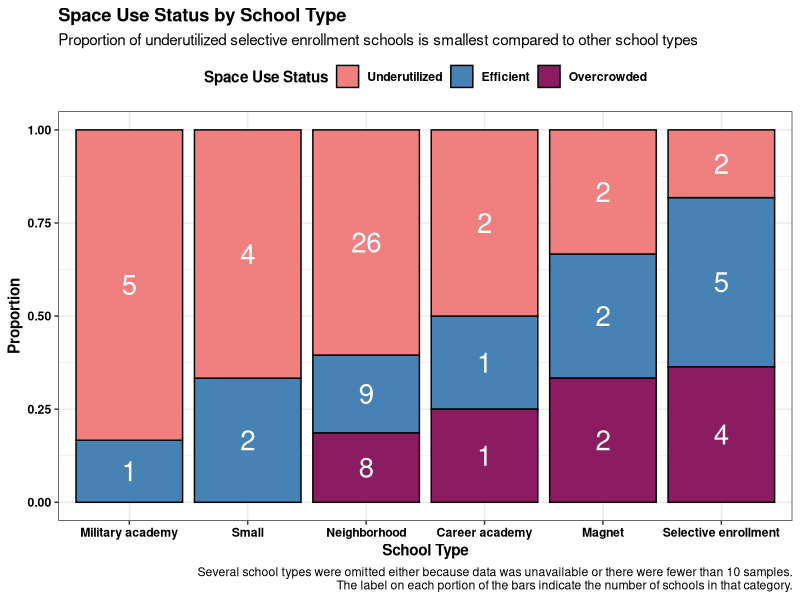

Write the R code that produced this figure.
library(tidyverse)
library(readr)
library(readxl)

# importing data
hs <- read_csv("data/school_progress_2024.csv", show_col_types = F) %>%
  filter(Primary_Category == "HS")

space_use_orig <- read_excel("data/space_use.xlsx",  
                             sheet = "Data") %>%
  mutate(School_ID = `School ID`)

# tidying data
selected_schools <- merge(hs, space_use_orig, by = "School_ID", all.x = TRUE) %>%
  filter(School_Type %in% c("Career academy", "Military academy", "Selective enrollment", "Neighborhood", "Small", "Magnet")) %>%
  select(c(School_Type, `Space Use Status`)) %>%
  na.omit() #one NA from Neighborhood

space_compiled <- selected_schools %>%
  group_by(School_Type, `Space Use Status`) %>%
  summarize(n = n()) %>%
  mutate(`Space Use Status` = factor(`Space Use Status`, 
                                     levels = c("Underutilized", "Efficient", "Overcrowded"), 
                                     ordered = T),
         School_Type = factor(School_Type,
                              levels = c("Military academy", 
                                         "Small", 
                                         "Neighborhood", 
                                         "Career academy", 
                                         "Magnet",
                                         "Selective enrollment"),
                              ordered = T)) %>% 
  group_by(School_Type) %>%
  mutate(perc = n/sum(n))

# creating the proportion bar chart
ggplot(space_compiled, aes(x = School_Type, y = perc, fill = `Space Use Status`)) + 
  geom_col(position = position_stack(), color = "black") +
  scale_fill_manual(values = c("lightcoral", "steelblue", "maroon4")) +
  geom_text(aes(label = n), 
            position = position_stack(vjust =0.5), 
            size = 7,
            color = "white") +
  theme_bw() +
  labs(x = "School Type",
       y = "Proportion",
       title = "Space Use Status by School Type",
       caption = "Several school types were omitted either because data was unavailable or there were fewer than 10 samples.\nThe label on each portion of the bars indicate the number of schools in that category.",
       subtitle = "Proportion of underutilized selective enrollment schools is smallest compared to other school types") +
  theme(legend.position = "top",
        plot.title = element_text(color='black',face='bold'),
        axis.text = element_text(color='black',face='bold'),
        axis.title = element_text(color='black',face='bold'),
        legend.text = element_text(color='black',face='bold'),
        legend.title = element_text(color='black',face='bold'))
